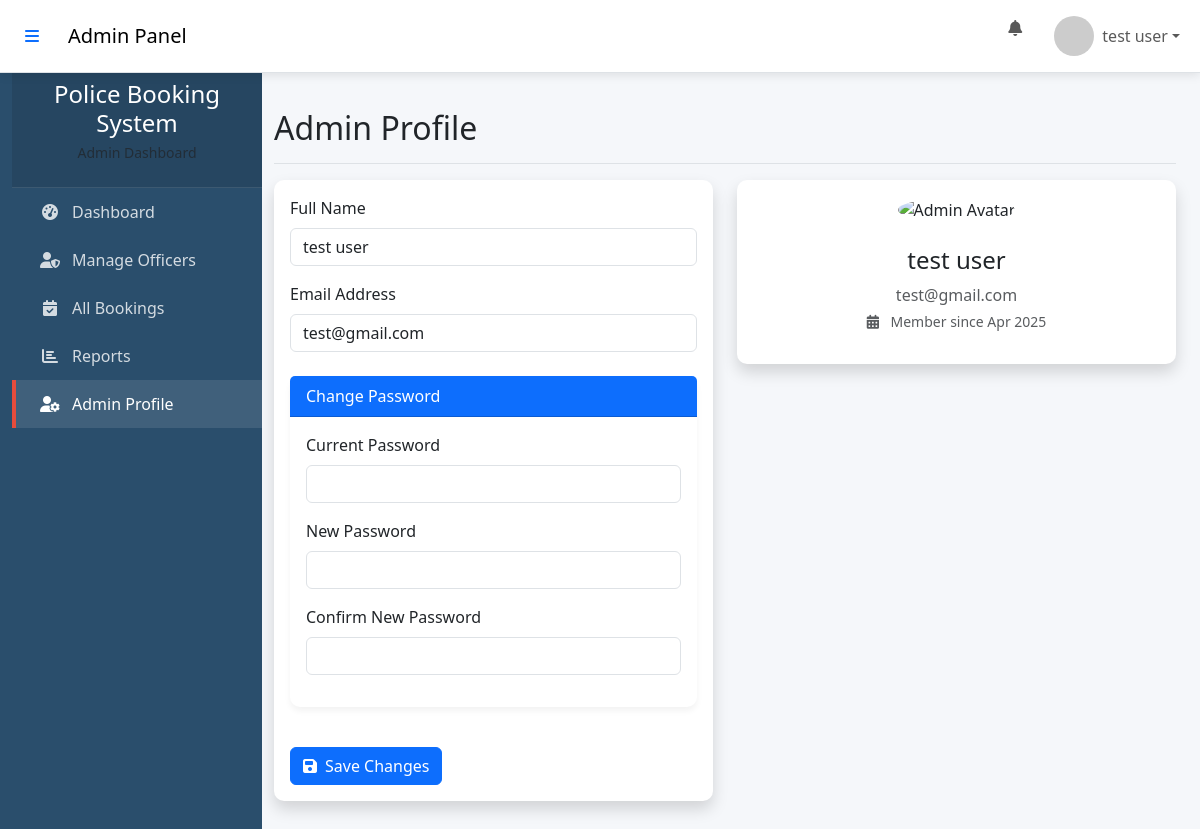
/views/admin/profile.php (signed in), run on the app's committed database.
### tables this page shows
CREATE TABLE `users` (
  `id` int(11) NOT NULL,
  `email` varchar(255) NOT NULL,
  `password` varchar(255) NOT NULL,
  `full_name` varchar(100) NOT NULL,
  `role` enum('admin','officer','customer') NOT NULL,
  `status` enum('active','inactive') DEFAULT 'active',
  `remember_token` varchar(64) DEFAULT NULL,
  `token_expiry` datetime DEFAULT NULL,
  `created_at` timestamp NOT NULL DEFAULT current_timestamp(),
  `updated_at` timestamp NOT NULL DEFAULT current_timestamp() ON UPDATE current_timestamp(),
  `role_id` int(11) DEFAULT NULL
);

### config/database.php (called while the page is built, shortened)
<?php
class Database {
    private $host = 'localhost';
    private $username = 'root';
    private $password = '';
    private $database = 'police_bookings';
    private $connection;
    public function __construct() {
        $this->connection = new mysqli(
            $this->host,
            $this->username,
            $this->password,
            $this->database
        );
    }
    public function query($sql, $params = []) {
        $stmt = $this->connection->prepare($sql);
        if (!empty($params)) {
            $types = str_repeat('s', count($params));
            $stmt->bind_param($types, ...$params);
        }
        $stmt->execute();
        $result = $stmt->get_result();
        if ($result) {
            return $result->fetch_all(MYSQLI_ASSOC);
        } else {
            return $stmt->affected_rows;
        }
    }
}
?>

### views/admin/profile.php (the view, shortened to what this page needs)
<?php
require_once ROOT_PATH . '/config/database.php';
$db = new Database();
$admin_id = $_SESSION['user_id'];
try {
    $admin = $db->query(
        "SELECT full_name, email, created_at
         FROM users WHERE id = ?",
        [$admin_id]
    )[0];
} catch (Exception $e) {
    die("Error loading profile: " . $e->getMessage());
}
require_once ROOT_PATH . '/includes/header.php';
?>
<!DOCTYPE html>
<html lang="en">
<head>
    <link href="https://cdn.jsdelivr.net/npm/bootstrap@5.3.0/dist/css/bootstrap.min.css" rel="stylesheet">
    <link rel="stylesheet" href="https://cdnjs.cloudflare.com/ajax/libs/font-awesome/6.4.0/css/all.min.css">
    <link rel="stylesheet" href="../../assets/css/sidebar.css">
</head>
<div class="container-fluid">
    <div class="row">
        <?php include __DIR__ . '/navbar.php'; ?>
        <?php include __DIR__ . '/sidebar.php'; ?>
        <main class="col-md-9 ms-sm-auto col-lg-10 px-md-4 main-content">
            <div class="d-flex justify-content-between flex-wrap flex-md-nowrap align-items-center pt-3 pb-2 mb-3 border-bottom">
                <h1 class="h2">Admin Profile</h1>
            </div>
            <div class="row">
                <div class="col-md-6">
                    <div class="card shadow mb-4">
                        <div class="card-body">
                            <form method="POST">
                                <div class="mb-3">
                                    <label class="form-label">Full Name</label>
                                    <input type="text" class="form-control" name="full_name"
                                           value="<?= htmlspecialchars($admin['full_name'] ?? '') ?>" required>
                                </div>
                                <div class="mb-3">
                                    <label class="form-label">Email Address</label>
                                    <input type="email" class="form-control" name="email"
                                           value="<?= htmlspecialchars($admin['email'] ?? '') ?>" required>
                                </div>
                                <div class="card mt-4 border-primary">
                                    <div class="card-header bg-primary text-white">
                                        Change Password
                                    </div>
                                    <div class="card-body">
                                        <div class="mb-3">
                                            <label class="form-label">Current Password</label>
                                            <input type="password" class="form-control" name="current_password">
                                        </div>
                                        <div class="mb-3">
                                            <label class="form-label">New Password</label>
                                            <input type="password" class="form-control" name="new_password">
                                        </div>
                                        <div class="mb-3">
                                            <label class="form-label">Confirm New Password</label>
                                            <input type="password" class="form-control" name="confirm_password">
                                        </div>
                                    </div>
                                </div>
                                <button type="submit" class="btn btn-primary mt-3">
                                    <i class="fas fa-save me-2"></i>Save Changes
                                </button>
                            </form>
                        </div>
                    </div>
                </div>
                <div class="col-md-6">
                    <div class="card shadow">
                        <div class="card-body text-center">
                            <div class="mb-4">
                                <img src="/assets/images/admin-avatar.png"
                                     class="rounded-circle"
                                     width="150"
                                     alt="Admin Avatar">
                            </div>
                            <h4><?= htmlspecialchars($admin['full_name'] ?? 'Admin') ?></h4>
                            <p class="text-muted mb-1"><?= htmlspecialchars($admin['email'] ?? '') ?></p>
                            <p class="text-muted small">
                                <i class="fas fa-calendar-alt me-2"></i>
                                Member since <?= date('M Y', strtotime($admin['created_at'])) ?>
                            </p>
                        </div>
                    </div>
                </div>
            </div>
        </main>
    </div>
</div>

### assets/css/sidebar.css (style rules this page uses)
:root { --primary-color: #2a4e6c; --secondary-color: #3a6688; --accent-color: #e74c3c; --light-color: #f8f9fa; --dark-color: #212529; --sidebar-width: 250px; }
body { background-color: #f5f7fa; font-family: 'Segoe UI', Tahoma, Geneva, Verdana, sans-serif; overflow-x: hidden; }
.main-content { margin-left: var(--sidebar-width); width: calc(100% - var(--sidebar-width)); transition: all 0.3s; }
.card { border: none; border-radius: 10px; box-shadow: 0 4px 6px rgba(0,0,0,0.05); transition: transform 0.3s, box-shadow 0.3s; margin-bottom: 1.5rem; }

### includes/header.php (style rules this page uses)
:root { --primary-color: #2a4e6c; --secondary-color: #3a6688; --accent-color: #e74c3c; --light-color: #f8f9fa; --dark-color: #212529; --sidebar-width: 250px; --navbar-height: 56px; }
body { margin: 0; padding: 0; font-family: 'Segoe UI', Tahoma, Geneva, Verdana, sans-serif; background-color: #f5f7fa; }
.main-content { margin-left: var(--sidebar-width); margin-top: var(--navbar-height); padding: 20px; min-height: calc(100vh - var(--navbar-height)); transition: margin-left 0.3s ease; }
html { margin: 0; padding: 0; }

### data on the page
users: full_name "test user", email "test@gmail.com", created_at "Apr 2025"

### other printed values
$_SESSION['user_name'] "test user"
